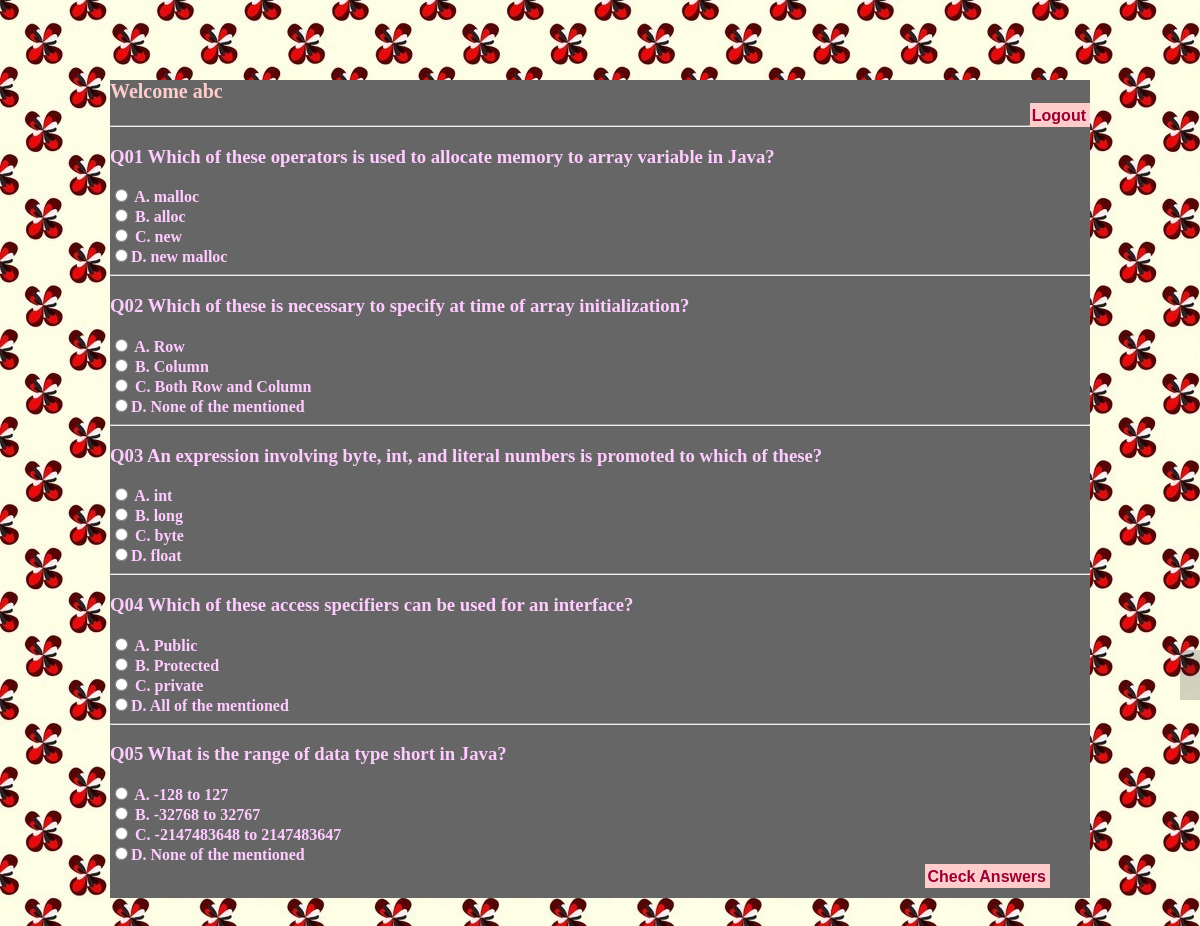
/question.php (signed in), run on the app's committed database.
### tables this page shows
CREATE TABLE `question` (
  `ID` int(11) NOT NULL,
  `Question` varchar(150) NOT NULL,
  `Answer1` varchar(50) NOT NULL,
  `Answer2` varchar(50) NOT NULL,
  `Answer3` varchar(50) NOT NULL,
  `Answer4` varchar(50) NOT NULL,
  `CorrectAnswer` varchar(50) NOT NULL
);

### question.php (the view, shortened to what this page needs)
<?php
require_once('connection.php');
?>
<html>
    <head>
        <link rel="stylesheet" type="text/css" href="styles.css">
    </head>
    <body class="bodyl">
        <div class="quediv" style="background-color: #666666">
            <div id="log">
                <span style="color: #ffcccc;font-size: 20px;">Welcome   <?php echo $_SESSION['username']; ?></span><form method="POST" action="logout.php"> <input type="submit" name="logout" value="Logout" style="float:right" id="button"></form>
            </div>
            <div style="color: #ffccff;">
                <form action = "answer.php" method = "Post" >
                    <?php
                    $a = array(1, 2, 3, 4, 5);
                    $count = 0;
                    shuffle($a);
                    $b = array();
                    for ($i = 0; $i < 5; $i++) {
                        $b[$i] = $a[$i];
                    }
                    for ($x = 0; $x < count($b); $x++) {
                        $count++;
                        $chosing = "select * from question where ID='{$b[$x]}'";
                        $result = mysqli_query($connection, $chosing);
                        $rows = mysqli_fetch_assoc($result);
                        array_push($_SESSION['questions'], $rows['Question']);
                        ?>
                        <div class = "q1">
                            <hr/>
                            <h3><?php echo "Q0" . $count . " " . $rows['Question']; ?></h3>
                            <input type="radio" name="<?php echo 'radio' . $count; ?>" value="A" onchange="showRadio()" /> <?php echo $rows['Answer1']; ?>
                            <br>
                            <input type = "radio" name = "<?php echo 'radio' . $count; ?>" value = "B" onchange="showRadio()"/> <?php echo $rows['Answer2']; ?>
                            <br>
                            <input type = "radio" name = "<?php echo 'radio' . $count; ?>" value ="C" onchange="showRadio()"/> <?php echo $rows['Answer3']; ?>
                            <br>
                            <input type = "radio" name = "<?php echo 'radio' . $count; ?>" value = "D" onchange="showRadio()"/><?php echo $rows['Answer4']; ?>
                            <br>
                        </div>
                        <?php
                    }
                    ?>
                    <div class="btn">
                        <input type="submit" name="check" id="button" value="Check Answers" style="float: right;margin-right: 40px"/>
                    </div>
                </form>
                <br>
            </div>
    </body>
</html>

### styles.css (style rules this page uses)
body { background-image: url("image/b.jpg"); margin-top: 80px; margin-bottom: 80px; margin-left: 110px; margin-right: 110px; }
.q1 { background-color: #666666; border-radius: 5px; }
#log { font-size: 22px; font-family: cursive; }
.quediv { background-color: #666666; font-weight: bold; }
#button { background-color: #ffcccc; border: none; color: #990033; font-size: 16px; font-weight: bold; padding: 4px 4px 2px 2px; cursor: pointer; -webkit-transition-duration: 0.4s; transition-duration: 0.4s; }

### data on the page
question: Question "Which of these operators is used to allocate memory to array variable in Java?", Answer1 "A. malloc", Answer2 "B. alloc", Answer3 "C. new", Answer4 "D. new malloc"
question: Question "Which of these is necessary to specify at time of array initialization?", Answer1 "A. Row", Answer2 "B. Column", Answer3 "C. Both Row and Column", Answer4 "D. None of the mentioned"
question: Question "An expression involving byte, int, and literal numbers is promoted to which of these?", Answer1 "A. int", Answer2 "B. long", Answer3 "C. byte", Answer4 "D. float"
question: Question "Which of these access specifiers can be used for an interface?", Answer1 "A. Public", Answer2 "B. Protected", Answer3 "C. private", Answer4 "D. All of the mentioned"
question: Question "What is the range of data type short in Java?", Answer1 "A. -128 to 127", Answer2 "B. -32768 to 32767", Answer3 "C. -2147483648 to 2147483647", Answer4 "D. None of the mentioned"

### other printed values
$_SESSION['username'] "abc"
